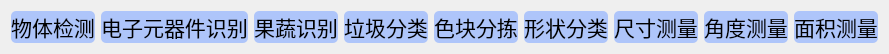
              <widget class="QWidget" name="scrollAreaWidgetContents_2">
               <property name="geometry">
                <rect>
                 <x>0</x>
                 <y>0</y>
                 <width>885</width>
                 <height>52</height>
                </rect>
               </property>
               <property name="styleSheet">
                <string notr="true"/>
               </property>
               <layout class="QHBoxLayout" name="horizontalLayout_84">
                <item>
                 <widget class="QPushButton" name="det_button">
                  <property name="sizePolicy">
                   <sizepolicy hsizetype="Preferred" vsizetype="Preferred">
                    <horstretch>0</horstretch>
                    <verstretch>0</verstretch>
                   </sizepolicy>
                  </property>
                  <property name="font">
                   <font>
                    <family>黑体</family>
                    <pointsize>16</pointsize>
                   </font>
                  </property>
                  <property name="styleSheet">
                   <string notr="true">QPushButton{background-color: rgb(174, 197, 250);}
QPushButton:hover{background-color:  rgb(168, 188, 238);}
QPushButton{border-radius:5px;}</string>
                  </property>
                  <property name="text">
                   <string>物体检测</string>
                  </property>
                 </widget>
                </item>
                <item>
                 <widget class="QPushButton" name="electron_button">
                  <property name="sizePolicy">
                   <sizepolicy hsizetype="Preferred" vsizetype="Preferred">
                    <horstretch>0</horstretch>
                    <verstretch>0</verstretch>
                   </sizepolicy>
                  </property>
                  <property name="font">
                   <font>
                    <family>黑体</family>
                    <pointsize>16</pointsize>
                   </font>
                  </property>
                  <property name="styleSheet">
                   <string notr="true">QPushButton{background-color: rgb(174, 197, 250);}
QPushButton:hover{background-color:  rgb(168, 188, 238);}
QPushButton{border-radius:5px;}</string>
                  </property>
                  <property name="text">
                   <string>电子元器件识别</string>
                  </property>
                 </widget>
                </item>
                <item>
                 <widget class="QPushButton" name="fruits_button">
                  <property name="sizePolicy">
                   <sizepolicy hsizetype="Preferred" vsizetype="Preferred">
                    <horstretch>0</horstretch>
                    <verstretch>0</verstretch>
                   </sizepolicy>
                  </property>
                  <property name="font">
                   <font>
                    <family>黑体</family>
                    <pointsize>16</pointsize>
                   </font>
                  </property>
                  <property name="styleSheet">
                   <string notr="true">QPushButton{background-color: rgb(174, 197, 250);}
QPushButton:hover{background-color:  rgb(168, 188, 238);}
QPushButton{border-radius:5px;}</string>
                  </property>
                  <property name="text">
                   <string>果蔬识别</string>
                  </property>
                 </widget>
                </item>
                <item>
                 <widget class="QPushButton" name="garbage_button">
                  <property name="sizePolicy">
                   <sizepolicy hsizetype="Preferred" vsizetype="Preferred">
                    <horstretch>0</horstretch>
                    <verstretch>0</verstretch>
                   </sizepolicy>
                  </property>
                  <property name="font">
                   <font>
                    <family>黑体</family>
                    <pointsize>16</pointsize>
                   </font>
                  </property>
                  <property name="styleSheet">
                   <string notr="true">QPushButton{background-color: rgb(174, 197, 250);}
QPushButton:hover{background-color:  rgb(168, 188, 238);}
QPushButton{border-radius:5px;}</string>
                  </property>
                  <property name="text">
                   <string>垃圾分类</string>
                  </property>
                 </widget>
                </item>
                <item>
                 <widget class="QPushButton" name="color_button">
                  <property name="sizePolicy">
                   <sizepolicy hsizetype="Preferred" vsizetype="Preferred">
                    <horstretch>0</horstretch>
                    <verstretch>0</verstretch>
                   </sizepolicy>
                  </property>
                  <property name="font">
                   <font>
                    <family>黑体</family>
                    <pointsize>16</pointsize>
                   </font>
                  </property>
                  <property name="styleSheet">
                   <string notr="true">QPushButton{background-color: rgb(174, 197, 250);}
QPushButton:hover{background-color:  rgb(168, 188, 238);}
QPushButton{border-radius:5px;}</string>
                  </property>
                  <property name="text">
                   <string>色块分拣</string>
                  </property>
                 </widget>
                </item>
                <item>
                 <widget class="QPushButton" name="shape_button">
                  <property name="sizePolicy">
                   <sizepolicy hsizetype="Preferred" vsizetype="Preferred">
                    <horstretch>0</horstretch>
                    <verstretch>0</verstretch>
                   </sizepolicy>
                  </property>
                  <property name="font">
                   <font>
                    <family>黑体</family>
                    <pointsize>16</pointsize>
                   </font>
                  </property>
                  <property name="styleSheet">
                   <string notr="true">QPushButton{background-color: rgb(174, 197, 250);}
QPushButton:hover{background-color:  rgb(168, 188, 238);}
QPushButton{border-radius:5px;}</string>
                  </property>
                  <property name="text">
                   <string>形状分类</string>
                  </property>
                 </widget>
                </item>
                <item>
                 <widget class="QPushButton" name="size_button">
                  <property name="sizePolicy">
                   <sizepolicy hsizetype="Preferred" vsizetype="Preferred">
                    <horstretch>0</horstretch>
                    <verstretch>0</verstretch>
                   </sizepolicy>
                  </property>
                  <property name="font">
                   <font>
                    <family>黑体</family>
                    <pointsize>16</pointsize>
                   </font>
                  </property>
                  <property name="styleSheet">
                   <string notr="true">QPushButton{background-color: rgb(174, 197, 250);}
QPushButton:hover{background-color:  rgb(168, 188, 238);}
QPushButton{border-radius:5px;}</string>
                  </property>
                  <property name="text">
                   <string>尺寸测量</string>
                  </property>
                 </widget>
                </item>
                <item>
                 <widget class="QPushButton" name="angle_button">
                  <property name="sizePolicy">
                   <sizepolicy hsizetype="Preferred" vsizetype="Preferred">
                    <horstretch>0</horstretch>
                    <verstretch>0</verstretch>
                   </sizepolicy>
                  </property>
                  <property name="font">
                   <font>
                    <family>黑体</family>
                    <pointsize>16</pointsize>
                   </font>
                  </property>
                  <property name="styleSheet">
                   <string notr="true">QPushButton{background-color: rgb(174, 197, 250);}
QPushButton:hover{background-color:  rgb(168, 188, 238);}
QPushButton{border-radius:5px;}</string>
                  </property>
                  <property name="text">
                   <string>角度测量</string>
                  </property>
                 </widget>
                </item>
                <item>
                 <widget class="QPushButton" name="area_button">
                  <property name="sizePolicy">
                   <sizepolicy hsizetype="Preferred" vsizetype="Preferred">
                    <horstretch>0</horstretch>
                    <verstretch>0</verstretch>
                   </sizepolicy>
                  </property>
                  <property name="font">
                   <font>
                    <family>黑体</family>
                    <pointsize>16</pointsize>
                   </font>
                  </property>
                  <property name="styleSheet">
                   <string notr="true">QPushButton{background-color: rgb(174, 197, 250);}
QPushButton:hover{background-color:  rgb(168, 188, 238);}
QPushButton{border-radius:5px;}</string>
                  </property>
                  <property name="text">
                   <string>面积测量</string>
                  </property>
                 </widget>
                </item>
               </layout>
              </widget>
